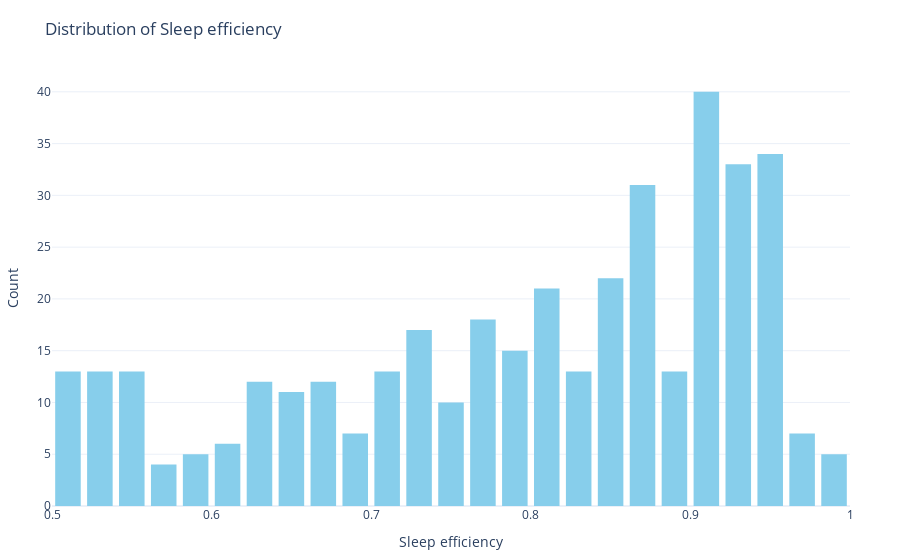
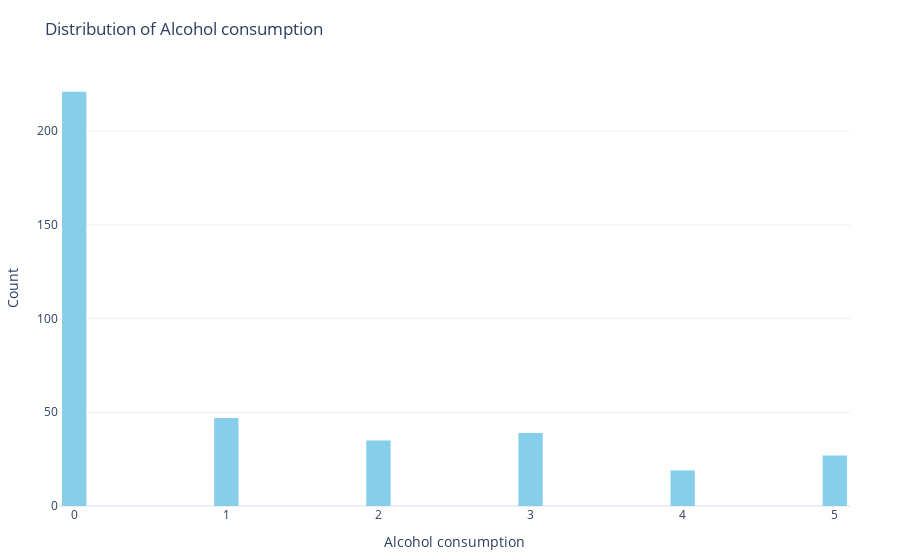
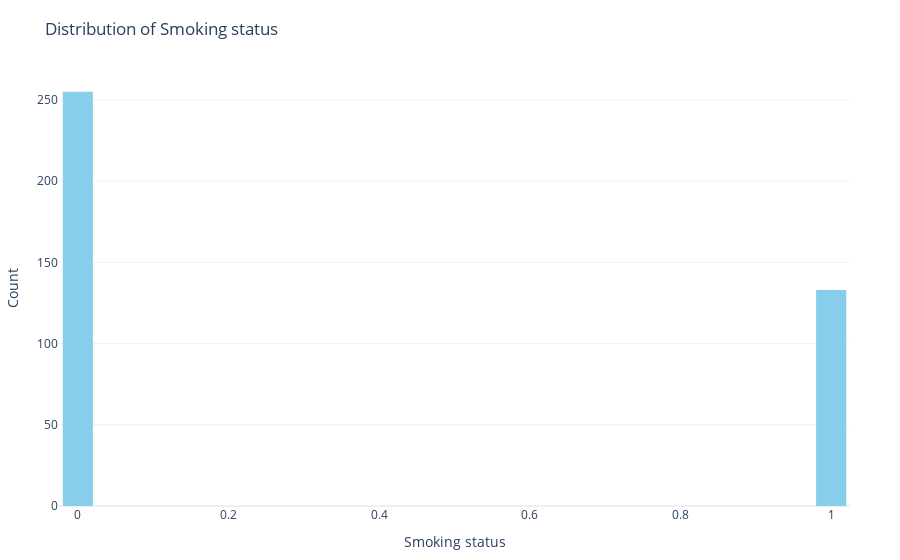
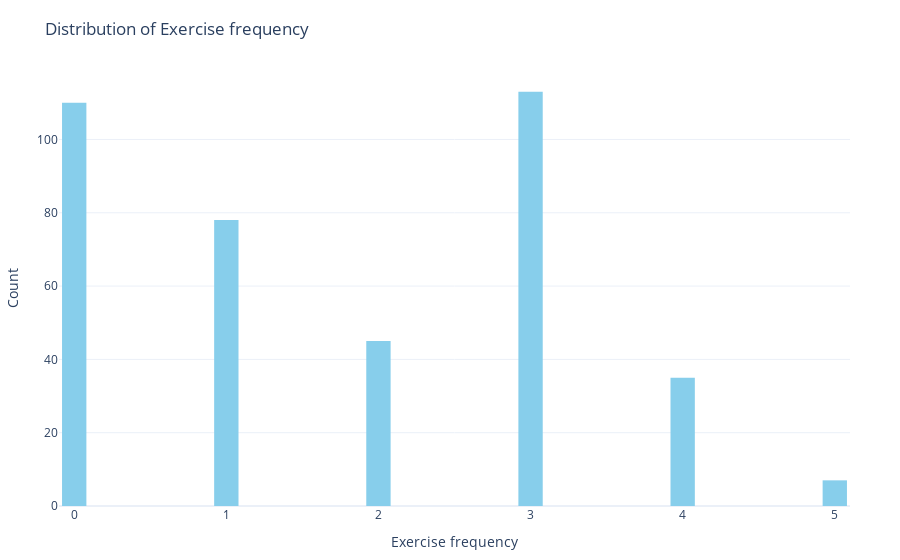

The notebook cell these images were saved under, in order:
### Code cell
available_columns = ['Sleep efficiency', 'Alcohol consumption', 'Smoking status', 'Exercise frequency', 'Bedtime', 'Wakeup time']

for column in available_columns:
    fig = px.histogram(df, x=column, nbins=30,
                       title=f'Distribution of {column}',
                       labels={column: column},
                       color_discrete_sequence=["skyblue"])
    

    fig.update_layout(
        xaxis_title=column,
        yaxis_title='Count',
        template='plotly_white',
        hovermode="x unified",
        bargap=0.2,
        margin=dict(l=50, r=50, b=50, t=70)
        
    )

    fig.show()

### Figure 1 — Plotly figure (JSON) as saved in the notebook; plotly's stock layout.template omitted (floating-point values rounded to 4 significant figures; data arrays with more than 128 entries replaced by an {"elided": "..."} marker saying what was removed)
{"data": [{"alignmentgroup": "True", "bingroup": "x", "hovertemplate": "Sleep efficiency=%{x}<br>count=%{y}<extra></extra>", "legendgroup": "", "marker": {"color": "skyblue", "pattern": {"shape": ""}}, "name": "", "nbinsx": 30, "offsetgroup": "", "orientation": "v", "showlegend": false, "type": "histogram", "x": {"elided": "388 float values"}, "xaxis": "x", "yaxis": "y"}], "layout": {"bargap": 0.2, "barmode": "relative", "hovermode": "x unified", "legend": {"tracegroupgap": 0}, "margin": {"b": 50, "l": 50, "r": 50, "t": 70}, "title": {"text": "Distribution of Sleep efficiency"}, "xaxis": {"anchor": "y", "domain": [0, 1], "title": {"text": "Sleep efficiency"}}, "yaxis": {"anchor": "x", "domain": [0, 1], "title": {"text": "Count"}}}}

### Figure 2 — Plotly figure (JSON) as saved in the notebook; plotly's stock layout.template omitted (floating-point values rounded to 4 significant figures; data arrays with more than 128 entries replaced by an {"elided": "..."} marker saying what was removed)
{"data": [{"alignmentgroup": "True", "bingroup": "x", "hovertemplate": "Alcohol consumption=%{x}<br>count=%{y}<extra></extra>", "legendgroup": "", "marker": {"color": "skyblue", "pattern": {"shape": ""}}, "name": "", "nbinsx": 30, "offsetgroup": "", "orientation": "v", "showlegend": false, "type": "histogram", "x": {"elided": "388 int values"}, "xaxis": "x", "yaxis": "y"}], "layout": {"bargap": 0.2, "barmode": "relative", "hovermode": "x unified", "legend": {"tracegroupgap": 0}, "margin": {"b": 50, "l": 50, "r": 50, "t": 70}, "title": {"text": "Distribution of Alcohol consumption"}, "xaxis": {"anchor": "y", "domain": [0, 1], "title": {"text": "Alcohol consumption"}}, "yaxis": {"anchor": "x", "domain": [0, 1], "title": {"text": "Count"}}}}

### Figure 3 — Plotly figure (JSON) as saved in the notebook; plotly's stock layout.template omitted (floating-point values rounded to 4 significant figures; data arrays with more than 128 entries replaced by an {"elided": "..."} marker saying what was removed)
{"data": [{"alignmentgroup": "True", "bingroup": "x", "hovertemplate": "Smoking status=%{x}<br>count=%{y}<extra></extra>", "legendgroup": "", "marker": {"color": "skyblue", "pattern": {"shape": ""}}, "name": "", "nbinsx": 30, "offsetgroup": "", "orientation": "v", "showlegend": false, "type": "histogram", "x": {"elided": "388 int values"}, "xaxis": "x", "yaxis": "y"}], "layout": {"bargap": 0.2, "barmode": "relative", "hovermode": "x unified", "legend": {"tracegroupgap": 0}, "margin": {"b": 50, "l": 50, "r": 50, "t": 70}, "title": {"text": "Distribution of Smoking status"}, "xaxis": {"anchor": "y", "domain": [0, 1], "title": {"text": "Smoking status"}}, "yaxis": {"anchor": "x", "domain": [0, 1], "title": {"text": "Count"}}}}

### Figure 4 — Plotly figure (JSON) as saved in the notebook; plotly's stock layout.template omitted (floating-point values rounded to 4 significant figures; data arrays with more than 128 entries replaced by an {"elided": "..."} marker saying what was removed)
{"data": [{"alignmentgroup": "True", "bingroup": "x", "hovertemplate": "Exercise frequency=%{x}<br>count=%{y}<extra></extra>", "legendgroup": "", "marker": {"color": "skyblue", "pattern": {"shape": ""}}, "name": "", "nbinsx": 30, "offsetgroup": "", "orientation": "v", "showlegend": false, "type": "histogram", "x": {"elided": "388 int values"}, "xaxis": "x", "yaxis": "y"}], "layout": {"bargap": 0.2, "barmode": "relative", "hovermode": "x unified", "legend": {"tracegroupgap": 0}, "margin": {"b": 50, "l": 50, "r": 50, "t": 70}, "title": {"text": "Distribution of Exercise frequency"}, "xaxis": {"anchor": "y", "domain": [0, 1], "title": {"text": "Exercise frequency"}}, "yaxis": {"anchor": "x", "domain": [0, 1], "title": {"text": "Count"}}}}
